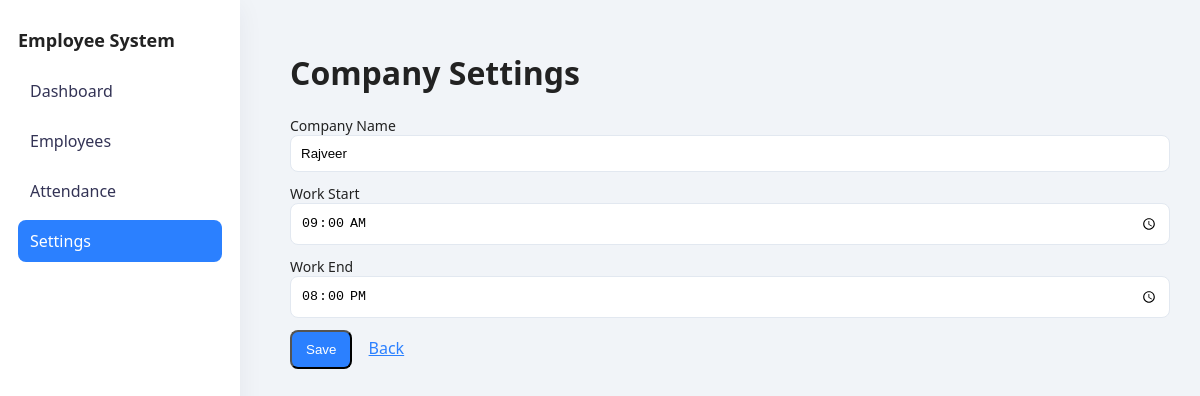
/setting.php, run on an earlier commit of the app's database.
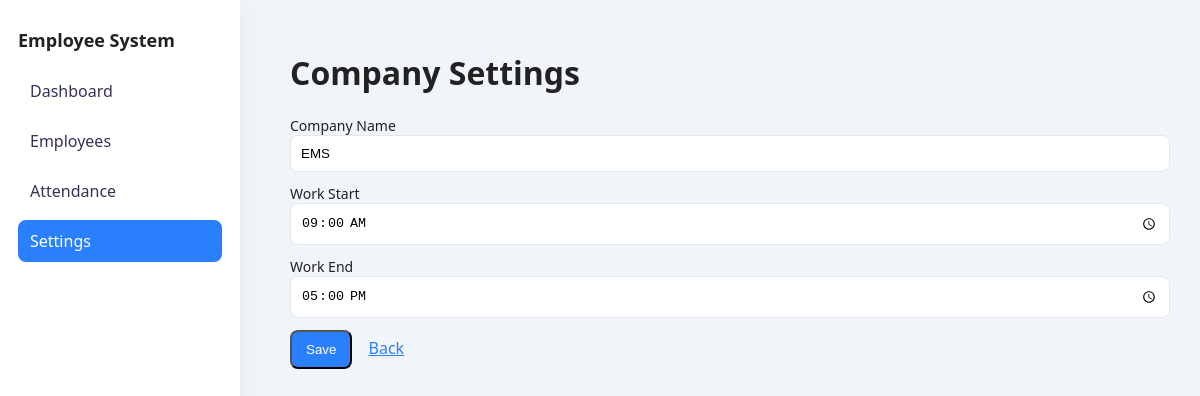
And on a later commit of the database.
### tables this page shows
CREATE TABLE `settings` (
  `id` int(11) NOT NULL,
  `company_name` varchar(255) DEFAULT NULL,
  `work_start` time DEFAULT NULL,
  `work_end` time DEFAULT NULL
);

### setting.php (the view, shortened to what this page needs)
<?php
require 'db_connect.php';
$result = $conn->query('SELECT * FROM settings WHERE id=1');
$settings = $result ? $result->fetch_assoc() : false;
?>
<!doctype html>
<html>
<head>
  <link rel="stylesheet" href="style.css">
</head>
<body>
  <div class="sidebar">
    <div class="logo">Employee System</div>
    <nav>
      <a href="index.php">Dashboard</a>
      <a href="employees.php">Employees</a>
      <a href="attendance.php">Attendance</a>
      <a href="setting.php" class="active">Settings</a>
    </nav>
  </div>
  <div class="main">
    <h1>Company Settings</h1>
    <form method="post">
      <div class="form-row">
        <label class="input">Company Name
          <input type="text" name="company_name" value="<?= htmlspecialchars($settings['company_name']) ?>">
        </label>
      </div>
      <div class="form-row">
        <label class="input">Work Start
          <input type="time" name="work_start" value="<?= htmlspecialchars($settings['work_start']) ?>">
        </label>
      </div>
      <div class="form-row">
        <label class="input">Work End
          <input type="time" name="work_end" value="<?= htmlspecialchars($settings['work_end']) ?>">
        </label>
      </div>
      <button class="btn" type="submit">Save</button>
      <a href="index.php" style="margin-left:12px;">Back</a>
    </form>
  </div>
</body>
</html>

What changed in the data, as far as the page shows it:
changed settings: company_name "Rajveer" → "EMS"; work_end "20:00:00" → "17:00:00"
